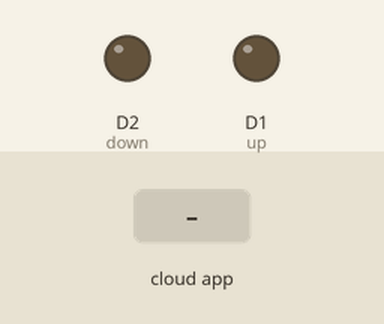
A sketch run on a simulated ESP8266 (NodeMCU). Shown: output pins drawn as LEDs (lit = HIGH). The test bench sets the inputs (shaded band). WiFi joins after 1.5 s; servers stay silent unless stated; the Firebase database answers and starts empty; what the sketch prints to the serial monitor is not drawn.

Above: at 3.3 s.
3.4 s: the phone or cloud app sets up to 1
At 4.2 s:
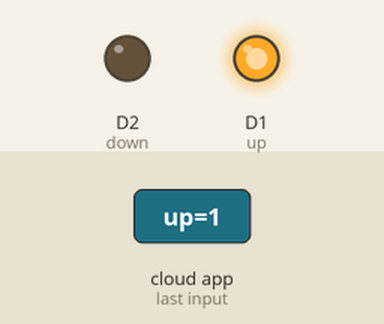
Timing chart, 0 to 6.4 s (numbered marks = the images above; inputs shaded):
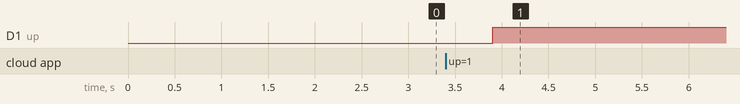

Measured:
- after the input at 3.4 s, D1 (up): LOW → HIGH after 0.50 s

The sketch:

Car.ino
```cpp
#include <ESP8266WiFi.h>
#include <FirebaseArduino.h>


#define FIREBASE_HOST "testonoff-1d738.firebaseio.com"
#define FIREBASE_AUTH "X8RRFRqjv7AIU3gWMppP7YrKoyQkclOS1MaVhjKp"


#define WIFI_SSID "iPad"
#define WIFI_PASSWORD "mimimiml"


int up = D1;
int down = D2;

void setup() {
  pinMode(up ,OUTPUT);
  pinMode(down ,OUTPUT);

Serial.begin(115200);
  WiFi.mode(WIFI_STA);
  WiFi.begin (WIFI_SSID, WIFI_PASSWORD);
  Serial.println("connecting....");
  while (WiFi.status() != WL_CONNECTED) {
     Serial.println(".");
    delay(500);
  }
   Firebase.begin(FIREBASE_HOST, FIREBASE_AUTH);
  Firebase.set("up",0);
   Firebase.set("down",0);
    Firebase.set("lift",0);
     Firebase.set("rigth",0);

}

void loop() {
  Firebase.set("connect",1);
    int upFirebase = Firebase.getInt("up");
    int downFirebase =Firebase.getInt("down");

    if(upFirebase == 1 && downFirebase == 0){
     digitalWrite(up,HIGH);
     digitalWrite(down,LOW);
    }else if(upFirebase == 0 && downFirebase == 1){
      digitalWrite(up,LOW);
     digitalWrite(down,HIGH);
    }

}
```
